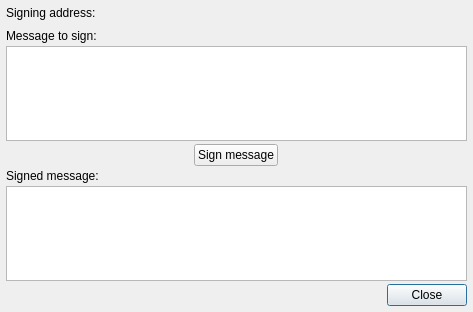
<?xml version="1.0" encoding="UTF-8"?>
<ui version="4.0">
 <class>SignMessageDlg</class>
 <widget class="QDialog" name="SignMessageDlg">
  <property name="geometry">
   <rect>
    <x>0</x>
    <y>0</y>
    <width>473</width>
    <height>312</height>
   </rect>
  </property>
  <property name="windowTitle">
   <string>Dialog</string>
  </property>
  <property name="modal">
   <bool>true</bool>
  </property>
  <layout class="QVBoxLayout" name="verticalLayout">
   <property name="spacing">
    <number>3</number>
   </property>
   <property name="leftMargin">
    <number>6</number>
   </property>
   <property name="topMargin">
    <number>6</number>
   </property>
   <property name="rightMargin">
    <number>6</number>
   </property>
   <property name="bottomMargin">
    <number>6</number>
   </property>
   <item>
    <layout class="QHBoxLayout" name="horizontalLayout_2">
     <property name="bottomMargin">
      <number>6</number>
     </property>
     <item>
      <widget class="QLabel" name="label_4">
       <property name="sizePolicy">
        <sizepolicy hsizetype="Maximum" vsizetype="Preferred">
         <horstretch>0</horstretch>
         <verstretch>0</verstretch>
        </sizepolicy>
       </property>
       <property name="text">
        <string>Signing address:</string>
       </property>
      </widget>
     </item>
     <item>
      <widget class="QLabel" name="lblSigningAddress">
       <property name="font">
        <font>
         <weight>75</weight>
         <bold>true</bold>
        </font>
       </property>
       <property name="text">
        <string/>
       </property>
      </widget>
     </item>
    </layout>
   </item>
   <item>
    <widget class="QLabel" name="label">
     <property name="text">
      <string>Message to sign:</string>
     </property>
    </widget>
   </item>
   <item>
    <widget class="QPlainTextEdit" name="edtMessageToSign"/>
   </item>
   <item>
    <layout class="QHBoxLayout" name="horizontalLayout">
     <item>
      <widget class="QPushButton" name="btnSignMessage">
       <property name="sizePolicy">
        <sizepolicy hsizetype="Maximum" vsizetype="Fixed">
         <horstretch>0</horstretch>
         <verstretch>0</verstretch>
        </sizepolicy>
       </property>
       <property name="font">
        <font>
         <weight>50</weight>
         <bold>false</bold>
        </font>
       </property>
       <property name="text">
        <string>Sign message</string>
       </property>
      </widget>
     </item>
    </layout>
   </item>
   <item>
    <widget class="QLabel" name="label_2">
     <property name="text">
      <string>Signed message:</string>
     </property>
    </widget>
   </item>
   <item>
    <widget class="QPlainTextEdit" name="edtSignedMessage">
     <property name="readOnly">
      <bool>true</bool>
     </property>
    </widget>
   </item>
   <item>
    <layout class="QHBoxLayout" name="horizontalLayout_3">
     <item>
      <spacer name="horizontalSpacer">
       <property name="orientation">
        <enum>Qt::Horizontal</enum>
       </property>
       <property name="sizeHint" stdset="0">
        <size>
         <width>40</width>
         <height>20</height>
        </size>
       </property>
      </spacer>
     </item>
     <item>
      <widget class="QPushButton" name="btnClose">
       <property name="text">
        <string>Close</string>
       </property>
       <property name="default">
        <bool>true</bool>
       </property>
      </widget>
     </item>
    </layout>
   </item>
  </layout>
 </widget>
 <resources/>
 <connections/>
</ui>
